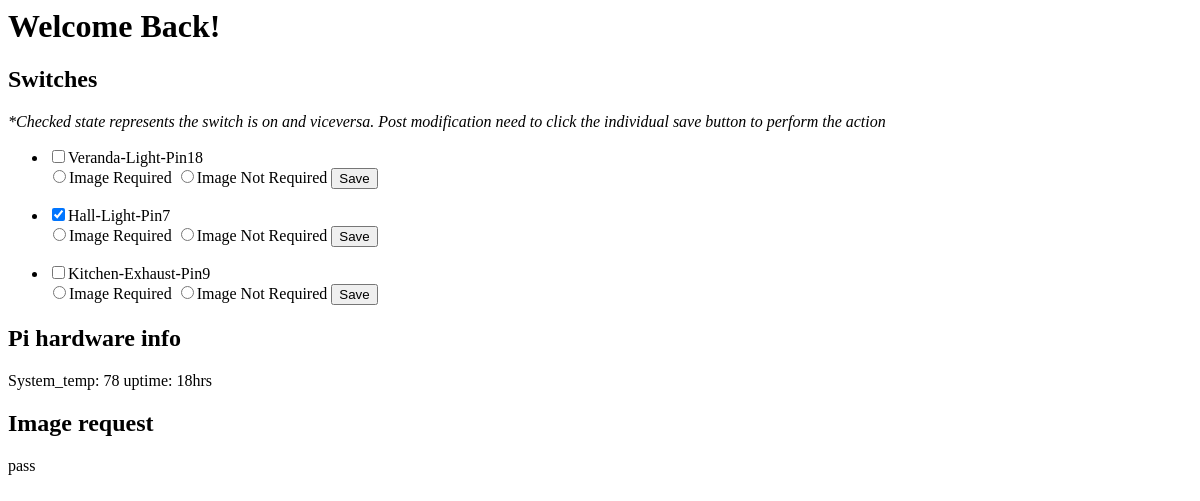
Page /home/ on the earlier database version.
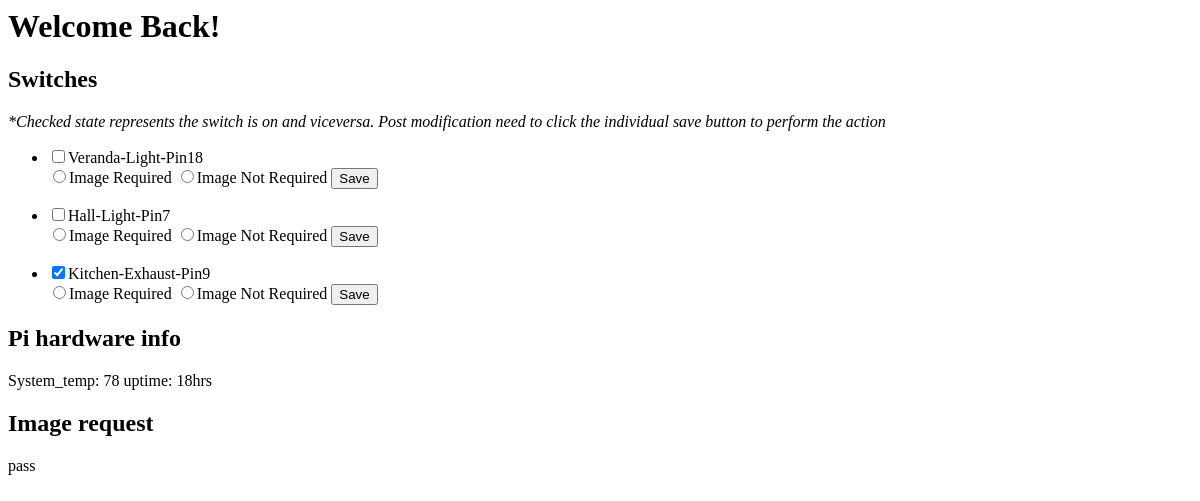
Same page on the later database version.
### gpio/models.py (models this page shows, shortened)
class Button(models.Model):
    gpio = models.OneToOneField(GPIO, on_delete=models.CASCADE)
    state = models.BooleanField(default=False)
    name = models.CharField(max_length=20)
    image_request_state = models.BooleanField(default=False)

class SystemInfo(models.Model):
    data = models.TextField()

### gpio/views.py (the view, shortened to what this page needs)
# urls.py: path('', views.home, name='home'),
def home(request):
    button_data = models.Button.objects.values()
    system_data = models.SystemInfo.objects.values().last()
    if request.POST and 'api/' not in request.path:
        request_data = request.POST
        filters = ['csrfm', 'img_']
        html_data = list(request.POST.keys())
        html_name_filter = list(filter(lambda html_item: all(val not in html_item for val in filters), html_data))
        html_name = html_name_filter[0]
        html_state = request.POST.getlist(html_name)[0] == 'on'
        button_obj = models.Button.objects.get(name=html_name)
        button_obj.state = html_state
        if 'img_'+html_name in html_data:
            html_image_request_state= request.POST.getlist('img_'+html_name)[0]
            button_obj.image_request_state = html_image_request_state
        button_obj.save()
        return redirect(reverse('gpio:home'))
    else:
        return render(request, 'gpio/home.html', context={'data': button_data, 'system': system_data})

### gpio/templates/gpio/home.html (shortened to what this page needs)
<html lang="en">
<head>
</head>
<body>
    <h1>Welcome Back!</h1>
    <h2>Switches</h2>
    <em>*Checked state represents the switch is on and viceversa.</em>
    <em>Post modification need to click the individual save button to perform the action</em>
    {% for item in data %}
        <ul>
            {% if item.state == True %}
            <form action="" method="POST">
                <li>
                    <input type="checkbox" name={{item.name}} checked>{{item.name}}</input><br>
                    <input type="radio" name="img_{{item.name}}" value="True">Image Required
                    <input type="radio" name="img_{{item.name}}" value="False">Image Not Required
                    <button type="submit" name={{item.name}}>Save</button>
                </li>
            </form>
            {% else %}
            <form action="" method="POST">
                <li>
                    <input type="checkbox" name={{item.name}}>{{item.name}}</input><br>
                    <input type="radio" name="img_{{item.name}}" value="True">Image Required
                    <input type="radio" name="img_{{item.name}}" value="False">Image Not Required
                    <button type="submit" name={{item.name}}>Save</button>
                </li>
            </form>
            {% endif %}
        </ul>
    {% endfor %}
    <h2>Pi hardware info</h2>
    <p>{{system.data}}</p>
    <h2>Image request</h2>
    <p>pass</p>
</body>
</html>

Differences in the rows shown:
changed Button "Hall-Light-Pin7": state True → False (drawn); name "☑" → "☐"
changed Button "Kitchen-Exhaust-Pin9": state False → True (drawn); name "☐" → "☑"
